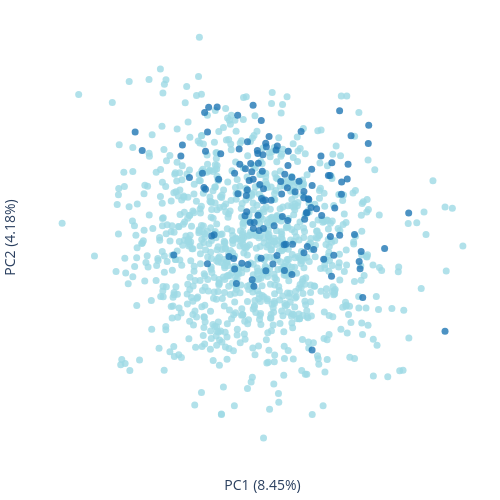

Notebook code for this chart:
### Code cell
import plotly.graph_objects as go 

# Visualize pca 
OR_name = list(shuffle_pca_df.index)

# Extract OR class from index
OR_family = [re.match(r'Or(\d+)', _OR).group(1) if re.match(r'Or(\d+)', _OR) else 'None' for _OR in pca_df.index]

# Define Class I and Class II based on OR number ranges
Class_I_df = shuffle_pca_df.loc[[_OR for _OR, cls in zip(shuffle_pca_df.index, OR_family) if cls in map(str, range(51, 57))]]
Class_II_df = shuffle_pca_df.loc[[_OR for _OR, cls in zip(shuffle_pca_df.index, OR_family) if cls in map(str, range(1, 15))]]


# Define colors for each class
colormap = cf.distinct_colors(['Class_I', 'Class_II'], category='tab20')

# Plot
fig = go.Figure()

fig.add_trace(go.Scatter(
    x=Class_II_df.iloc[:, 0],
    y=Class_II_df.iloc[:, 1],
    text=Class_II_df.index,
    mode='markers',
    name='Class_II',
    marker=dict(
        color=colormap['Class_II'],
        size = 8, opacity=0.6
    )
))
fig.add_trace(go.Scatter(
    x=Class_I_df.iloc[:, 0],  # First dimension
    y=Class_I_df.iloc[:, 1],  # Second dimension
    text=Class_I_df.index,    # Labels
    mode='markers',
    name='Class_I',
    marker=dict(
        color=colormap['Class_I'],
        size = 8, opacity=0.6
    )
))




fig.update_traces( marker=dict(size=7, opacity = 0.8))
fig.update_layout(xaxis_title = f'PC1 ({shuffle_variance_ratio[0]*100:.2f}%)',
                  yaxis_title = f'PC2 ({shuffle_variance_ratio[1]*100:.2f}%)',
                  xaxis=dict(showticklabels=False), yaxis=dict(showticklabels=False),
                  margin=dict(r=10, l=10, b=10, t=10),
                  height = 500, width = 500, showlegend=False, 
                  plot_bgcolor='white',  # set the plot background color to white
                  paper_bgcolor='white',  # set the paper background color to white
)
fig.show()
# fig.write_html('../../output/ESM/PCA/Cbc_esm/PCA_Cbc_esm_class.html')

### Figure 1 — Plotly figure (JSON) as saved in the notebook; plotly's stock layout.template omitted (floating-point values rounded to 4 significant figures; data arrays with more than 128 entries replaced by an {"elided": "..."} marker saying what was removed)
{"data": [{"marker": {"color": "#9edae5", "opacity": 0.8, "size": 7}, "mode": "markers", "name": "Class_II", "text": {"elided": "985 str values"}, "type": "scatter", "x": {"elided": "985 float values"}, "y": {"elided": "985 float values"}}, {"marker": {"color": "#1f77b4", "opacity": 0.8, "size": 7}, "mode": "markers", "name": "Class_I", "text": {"elided": "130 str values"}, "type": "scatter", "x": {"elided": "130 float values"}, "y": {"elided": "130 float values"}}], "layout": {"height": 500, "margin": {"b": 10, "l": 10, "r": 10, "t": 10}, "paper_bgcolor": "white", "plot_bgcolor": "white", "showlegend": false, "width": 500, "xaxis": {"showticklabels": false, "title": {"text": "PC1 (8.45%)"}}, "yaxis": {"showticklabels": false, "title": {"text": "PC2 (4.18%)"}}}}
